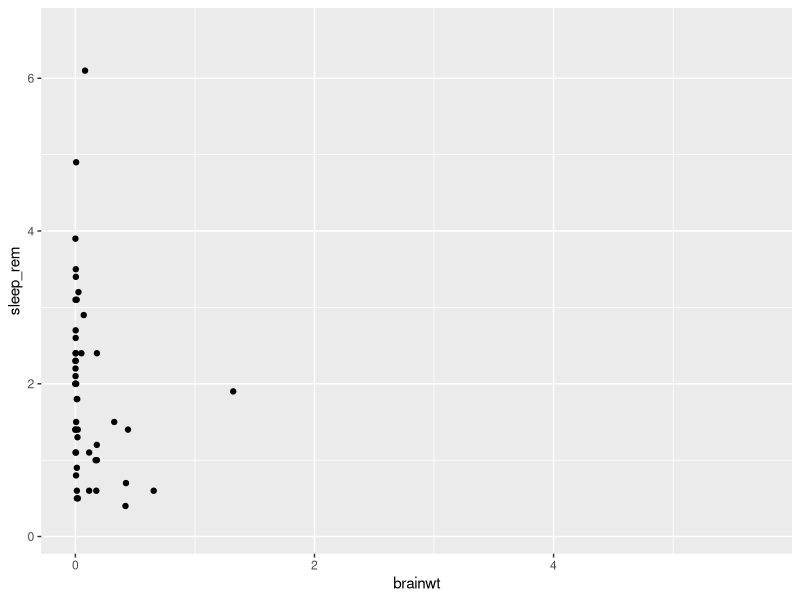
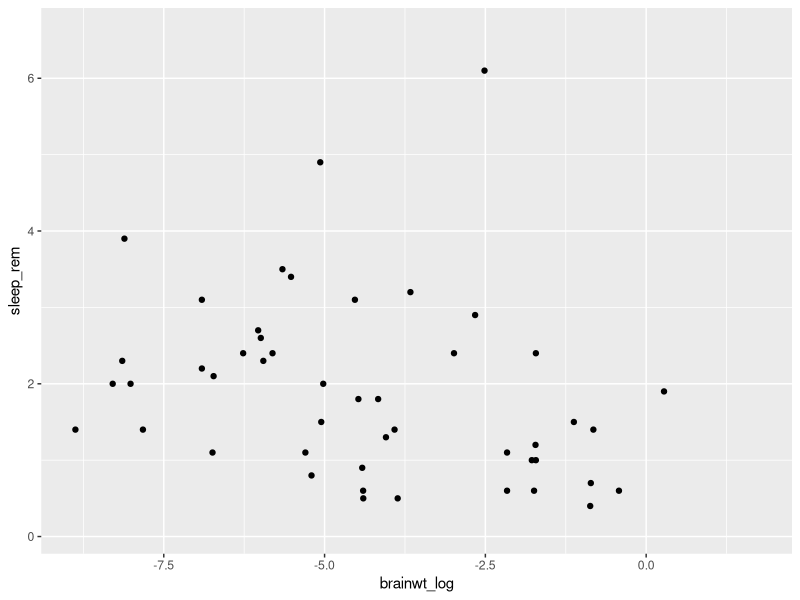
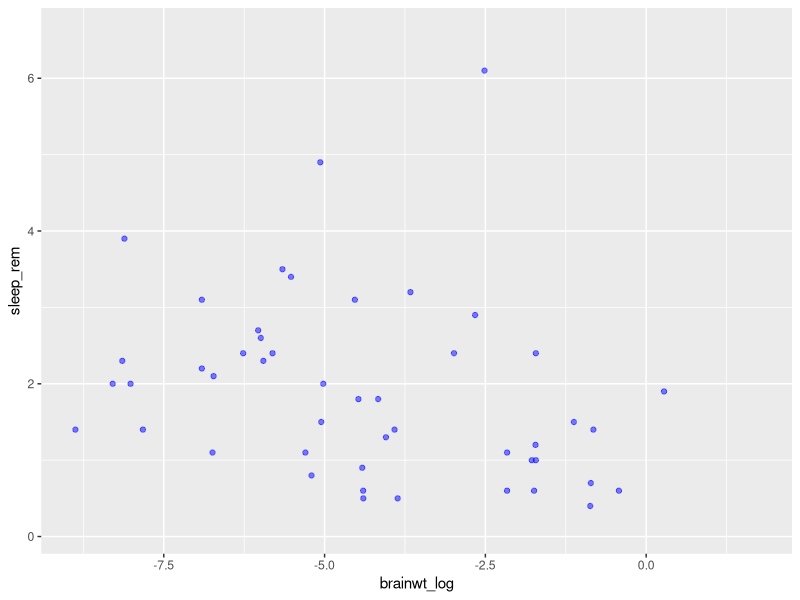
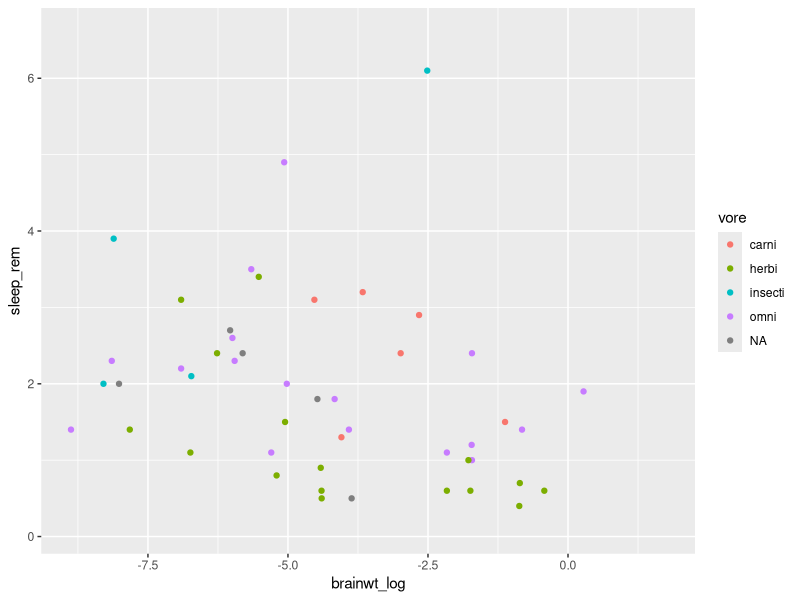
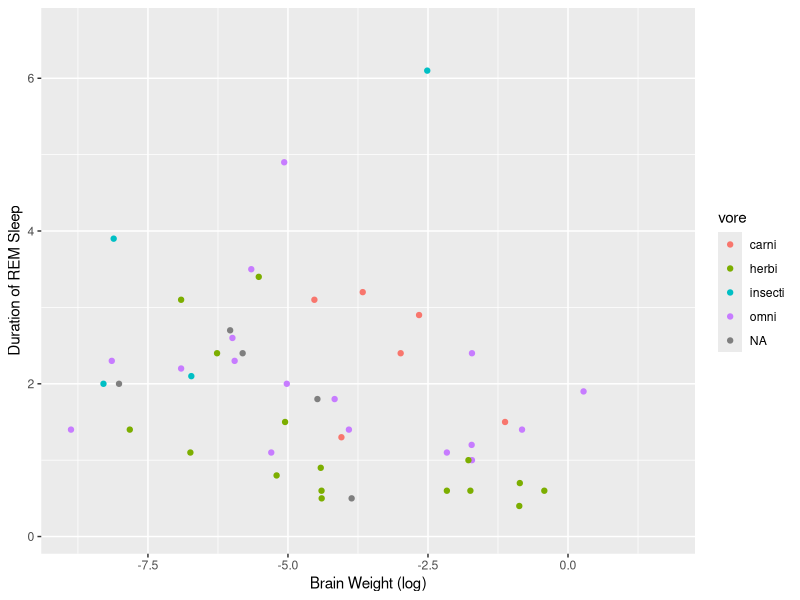
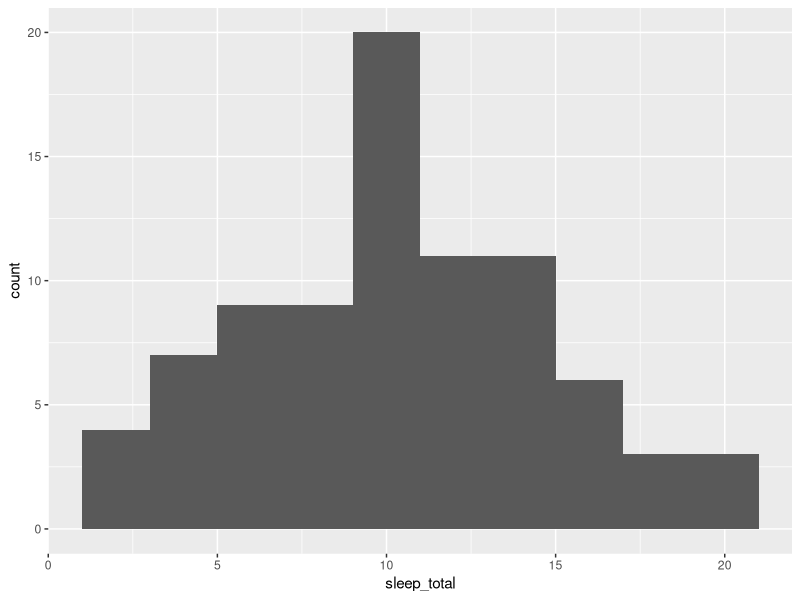
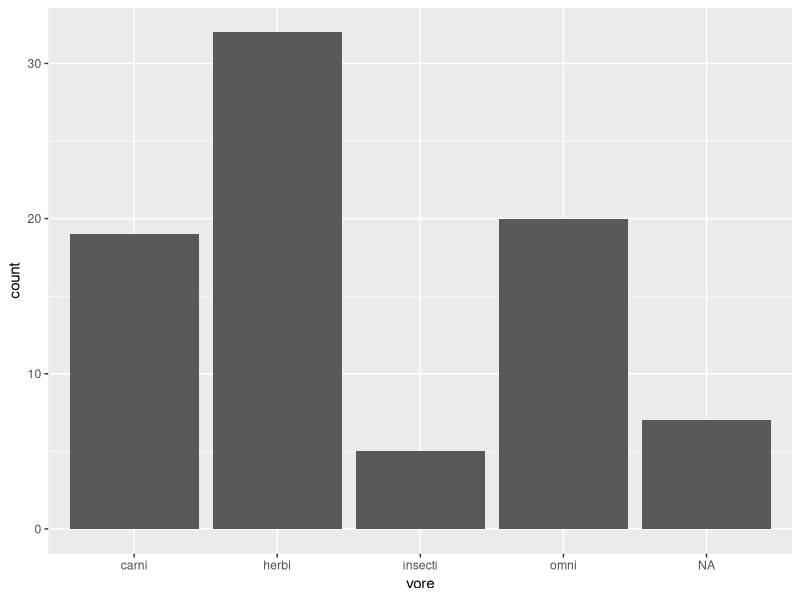
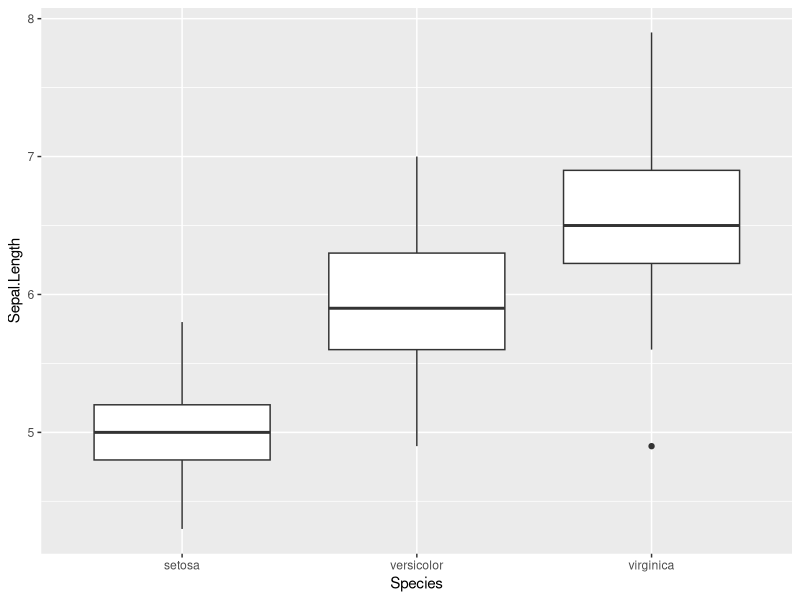

Source code (R) for these figures, in order:
## ---- chunk 1
library(ggplot2)
library(tidyverse)
## ---- chunk 2
head(msleep)
## ---- chunk 3
my_plot <- ggplot(data = msleep, aes(x = brainwt, y = sleep_rem))
## ---- chunk 4
my_plot + geom_point()
## ---- chunk 5
summary(msleep$brainwt)
## ---- chunk 6
msleep2 <- msleep %>% mutate(brainwt_log = log(brainwt))
ggplot(msleep2, aes(x = brainwt_log, y = sleep_rem)) + geom_point()
## ---- chunk 7
ggplot(data = msleep2, aes(x = brainwt_log, y = sleep_rem)) +
    geom_point(alpha = 0.5, color = "blue")
## ---- chunk 8
ggplot(msleep2, aes(x = brainwt_log, y = sleep_rem, color = vore)) + 
  geom_point()
## ---- chunk 9
ggplot(msleep2, aes(x = brainwt_log, y = sleep_rem, color = vore)) + 
  geom_point() + 
  labs(x = "Brain Weight (log)", 
       y = "Duration of REM Sleep")
## ---- chunk 10
ggplot(msleep, aes(x = sleep_total)) +
    geom_histogram(bins = 10)
## ---- chunk 11
ggplot(data = msleep, aes(x = vore)) + 
  geom_bar()
## ---- chunk 12
ggplot(data = iris, aes(x = Species, y = Sepal.Length)) + 
  geom_boxplot()
## ---- chunk 13
ggplot(iris, aes(x = Sepal.Length, fill = Species)) +
    geom_histogram(bins = 10)
## ---- chunk 14
ggplot(iris, aes(x = Sepal.Length, fill = Species)) +
    geom_histogram(bins = 10) +
  facet_wrap( ~ Species)
## ---- chunk 15
temp.data <- cbind(log(msleep$brainwt), log(msleep$bodywt))
head(temp.data)
## ---- chunk 16
heatmap(temp.data, labRow = msleep$name, labCol = c("brainwt", "bodywt"), cexCol = 1)
## ---- chunk 17
heatmap(temp.data, scale = "col", labRow = msleep$name, labCol = c("brainwt", "bodywt"), cexCol = 1)
## ---- chunk 18
temp.data2 <- cbind(temp.data, msleep$sleep_total, msleep$sleep_rem)
heatmap(temp.data2, scale = "col", labRow = msleep$name,
        labCol = c("brainwt", "bodywt", "total_sleep", "rem_sleep"), cexCol = 1)
